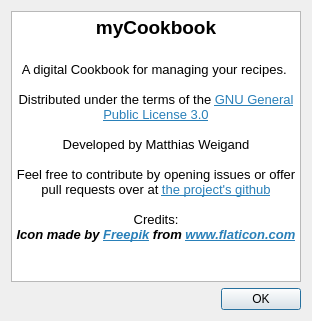
<?xml version="1.0" encoding="UTF-8"?>
<ui version="4.0">
 <class>About</class>
 <widget class="QDialog" name="About">
  <property name="geometry">
   <rect>
    <x>0</x>
    <y>0</y>
    <width>312</width>
    <height>321</height>
   </rect>
  </property>
  <property name="windowTitle">
   <string>About myCookbook</string>
  </property>
  <layout class="QGridLayout" name="gridLayout">
   <item row="0" column="0">
    <widget class="QTextBrowser" name="textBrowser">
     <property name="html">
      <string>&lt;!DOCTYPE HTML PUBLIC &quot;-//W3C//DTD HTML 4.0//EN&quot; &quot;http://www.w3.org/TR/REC-html40/strict.dtd&quot;&gt;
&lt;html&gt;&lt;head&gt;&lt;meta name=&quot;qrichtext&quot; content=&quot;1&quot; /&gt;&lt;style type=&quot;text/css&quot;&gt;
p, li { white-space: pre-wrap; }
&lt;/style&gt;&lt;/head&gt;&lt;body style=&quot; font-family:'Noto Sans'; font-size:10pt; font-weight:400; font-style:normal;&quot;&gt;
&lt;p align=&quot;center&quot; style=&quot; margin-top:0px; margin-bottom:0px; margin-left:0px; margin-right:0px; -qt-block-indent:0; text-indent:0px;&quot;&gt;&lt;span style=&quot; font-family:'Noto Sans'; font-size:14pt; font-weight:600;&quot;&gt;myCookbook&lt;/span&gt;&lt;/p&gt;
&lt;p align=&quot;center&quot; style=&quot;-qt-paragraph-type:empty; margin-top:0px; margin-bottom:0px; margin-left:0px; margin-right:0px; -qt-block-indent:0; text-indent:0px; font-family:'Noto Sans'; font-size:14pt; font-weight:600;&quot;&gt;&lt;br /&gt;&lt;/p&gt;
&lt;p align=&quot;center&quot; style=&quot; margin-top:0px; margin-bottom:0px; margin-left:0px; margin-right:0px; -qt-block-indent:0; text-indent:0px;&quot;&gt;&lt;span style=&quot; font-family:'Noto Sans';&quot;&gt;A digital Cookbook for managing your recipes. &lt;/span&gt;&lt;/p&gt;
&lt;p align=&quot;center&quot; style=&quot;-qt-paragraph-type:empty; margin-top:0px; margin-bottom:0px; margin-left:0px; margin-right:0px; -qt-block-indent:0; text-indent:0px; font-family:'Noto Sans';&quot;&gt;&lt;br /&gt;&lt;/p&gt;
&lt;p align=&quot;center&quot; style=&quot; margin-top:0px; margin-bottom:0px; margin-left:0px; margin-right:0px; -qt-block-indent:0; text-indent:0px;&quot;&gt;&lt;span style=&quot; font-family:'Noto Sans';&quot;&gt;Distributed under the terms of the &lt;/span&gt;&lt;a href=&quot;https://www.gnu.org/licenses/gpl-3.0.html&quot;&gt;&lt;span style=&quot; font-family:'Noto Sans'; text-decoration: underline; color:#2980b9;&quot;&gt;GNU General Public License 3.0&lt;/span&gt;&lt;/a&gt;&lt;/p&gt;
&lt;p align=&quot;center&quot; style=&quot;-qt-paragraph-type:empty; margin-top:0px; margin-bottom:0px; margin-left:0px; margin-right:0px; -qt-block-indent:0; text-indent:0px; font-family:'Noto Sans';&quot;&gt;&lt;br /&gt;&lt;/p&gt;
&lt;p align=&quot;center&quot; style=&quot; margin-top:0px; margin-bottom:0px; margin-left:0px; margin-right:0px; -qt-block-indent:0; text-indent:0px;&quot;&gt;&lt;span style=&quot; font-family:'Noto Sans';&quot;&gt;Developed by Matthias Weigand&lt;/span&gt;&lt;/p&gt;
&lt;p align=&quot;center&quot; style=&quot;-qt-paragraph-type:empty; margin-top:0px; margin-bottom:0px; margin-left:0px; margin-right:0px; -qt-block-indent:0; text-indent:0px; font-family:'Noto Sans';&quot;&gt;&lt;br /&gt;&lt;/p&gt;
&lt;p align=&quot;center&quot; style=&quot; margin-top:0px; margin-bottom:0px; margin-left:0px; margin-right:0px; -qt-block-indent:0; text-indent:0px;&quot;&gt;&lt;span style=&quot; font-family:'Noto Sans';&quot;&gt;Feel free to contribute by opening issues or offer pull requests over at &lt;/span&gt;&lt;a href=&quot;https://github.com/mwip/myCookbook&quot;&gt;&lt;span style=&quot; font-family:'Noto Sans'; text-decoration: underline; color:#2980b9;&quot;&gt;the project's github&lt;/span&gt;&lt;/a&gt;&lt;/p&gt;
&lt;p align=&quot;center&quot; style=&quot;-qt-paragraph-type:empty; margin-top:0px; margin-bottom:0px; margin-left:0px; margin-right:0px; -qt-block-indent:0; text-indent:0px; font-family:'Noto Sans';&quot;&gt;&lt;br /&gt;&lt;/p&gt;
&lt;p align=&quot;center&quot; style=&quot; margin-top:0px; margin-bottom:0px; margin-left:0px; margin-right:0px; -qt-block-indent:0; text-indent:0px;&quot;&gt;&lt;span style=&quot; font-family:'Noto Sans';&quot;&gt;Credits:&lt;/span&gt;&lt;/p&gt;
&lt;p align=&quot;center&quot; style=&quot; margin-top:0px; margin-bottom:0px; margin-left:0px; margin-right:0px; -qt-block-indent:0; text-indent:0px;&quot;&gt;&lt;span style=&quot; font-family:'Noto Sans'; font-weight:600; font-style:italic;&quot;&gt;Icon made by &lt;/span&gt;&lt;a href=&quot;https://www.freepik.com/home&quot;&gt;&lt;span style=&quot; font-family:'Noto Sans'; font-weight:600; font-style:italic; text-decoration: underline; color:#2980b9;&quot;&gt;Freepik&lt;/span&gt;&lt;/a&gt;&lt;span style=&quot; font-family:'Noto Sans'; font-weight:600; font-style:italic;&quot;&gt; from &lt;/span&gt;&lt;a href=&quot;http://www.flaticon.com/&quot;&gt;&lt;span style=&quot; font-family:'Noto Sans'; font-weight:600; font-style:italic; text-decoration: underline; color:#2980b9;&quot;&gt;www.flaticon.com&lt;/span&gt;&lt;/a&gt;&lt;/p&gt;&lt;/body&gt;&lt;/html&gt;</string>
     </property>
    </widget>
   </item>
   <item row="1" column="0">
    <widget class="QDialogButtonBox" name="buttonBox">
     <property name="orientation">
      <enum>Qt::Horizontal</enum>
     </property>
     <property name="standardButtons">
      <set>QDialogButtonBox::Ok</set>
     </property>
    </widget>
   </item>
  </layout>
 </widget>
 <resources/>
 <connections>
  <connection>
   <sender>buttonBox</sender>
   <signal>accepted()</signal>
   <receiver>About</receiver>
   <slot>accept()</slot>
   <hints>
    <hint type="sourcelabel">
     <x>248</x>
     <y>254</y>
    </hint>
    <hint type="destinationlabel">
     <x>157</x>
     <y>274</y>
    </hint>
   </hints>
  </connection>
  <connection>
   <sender>buttonBox</sender>
   <signal>rejected()</signal>
   <receiver>About</receiver>
   <slot>reject()</slot>
   <hints>
    <hint type="sourcelabel">
     <x>316</x>
     <y>260</y>
    </hint>
    <hint type="destinationlabel">
     <x>286</x>
     <y>274</y>
    </hint>
   </hints>
  </connection>
 </connections>
</ui>
